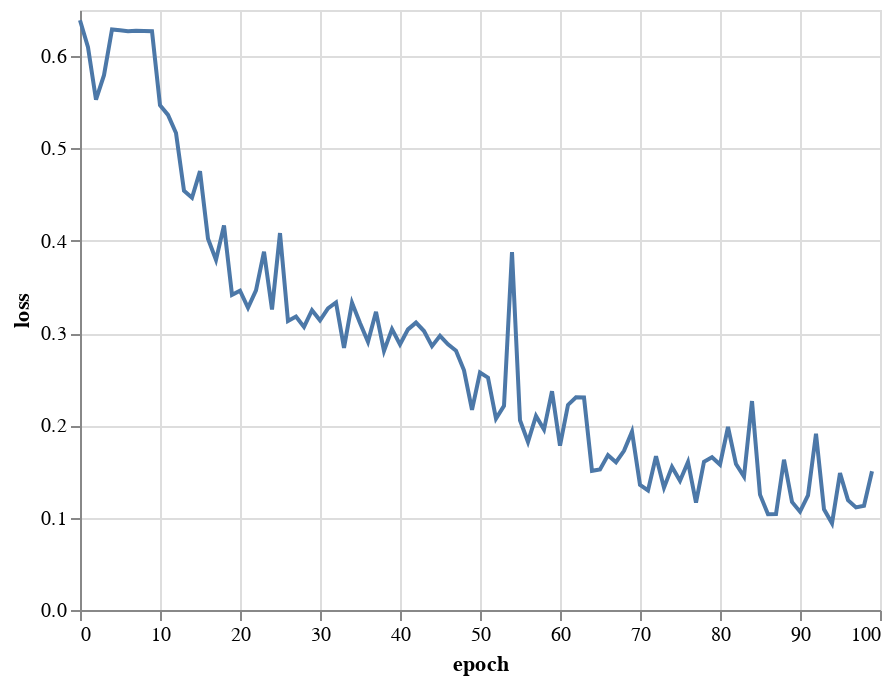

Notebook code for this chart:
### Code cell
chart = (alt.Chart(history)
    .mark_line()
    .encode(
        x="epoch",
        y="loss"
    ))
chart

### Figure 1 — Vega-Lite specification as saved in the notebook (floating-point values rounded to 4 significant figures)
{"config": {"view": {"continuousWidth": 400, "continuousHeight": 300}}, "data": {"name": "data-288cb27e5d3060960af1a2b4315b54ba"}, "mark": "line", "encoding": {"x": {"type": "quantitative", "field": "epoch"}, "y": {"type": "quantitative", "field": "loss"}}, "$schema": "https://vega.github.io/schema/vega-lite/v4.8.1.json", "datasets": {"data-288cb27e5d3060960af1a2b4315b54ba": [{"epoch": 0, "loss": 0.6389, "accuracy": 0.66}, {"epoch": 1, "loss": 0.6098, "accuracy": 0.6818}, {"epoch": 2, "loss": 0.5528, "accuracy": 0.6818}, {"epoch": 3, "loss": 0.5794, "accuracy": 0.6527}, {"epoch": 4, "loss": 0.6289, "accuracy": 0.6818}, {"epoch": 5, "loss": 0.628, "accuracy": 0.6818}, {"epoch": 6, "loss": 0.6269, "accuracy": 0.6818}, {"epoch": 7, "loss": 0.6274, "accuracy": 0.6818}, {"epoch": 8, "loss": 0.6272, "accuracy": 0.6818}, {"epoch": 9, "loss": 0.6271, "accuracy": 0.6818}, {"epoch": 10, "loss": 0.5469, "accuracy": 0.6818}, {"epoch": 11, "loss": 0.5363, "accuracy": 0.6764}, {"epoch": 12, "loss": 0.5168, "accuracy": 0.6818}, {"epoch": 13, "loss": 0.4543, "accuracy": 0.7073}, {"epoch": 14, "loss": 0.4466, "accuracy": 0.7436}, {"epoch": 15, "loss": 0.4754, "accuracy": 0.7309}, {"epoch": 16, "loss": 0.4023, "accuracy": 0.7909}, {"epoch": 17, "loss": 0.3792, "accuracy": 0.7964}, {"epoch": 18, "loss": 0.4166, "accuracy": 0.8}, {"epoch": 19, "loss": 0.3414, "accuracy": 0.8255}, {"epoch": 20, "loss": 0.3458, "accuracy": 0.8327}, {"epoch": 21, "loss": 0.3274, "accuracy": 0.8436}, {"epoch": 22, "loss": 0.3463, "accuracy": 0.8309}, {"epoch": 23, "loss": 0.3881, "accuracy": 0.82}, {"epoch": 24, "loss": 0.3256, "accuracy": 0.8309}, {"epoch": 25, "loss": 0.4083, "accuracy": 0.7818}, {"epoch": 26, "loss": 0.313, "accuracy": 0.8455}, {"epoch": 27, "loss": 0.3179, "accuracy": 0.8473}, {"epoch": 28, "loss": 0.3066, "accuracy": 0.8564}, {"epoch": 29, "loss": 0.3248, "accuracy": 0.8309}, {"epoch": 30, "loss": 0.3139, "accuracy": 0.8509}, {"epoch": 31, "loss": 0.3268, "accuracy": 0.8418}, {"epoch": 32, "loss": 0.3331, "accuracy": 0.8236}, {"epoch": 33, "loss": 0.284, "accuracy": 0.8691}, {"epoch": 34, "loss": 0.3328, "accuracy": 0.8327}, {"epoch": 35, "loss": 0.3109, "accuracy": 0.8527}, {"epoch": 36, "loss": 0.2905, "accuracy": 0.8655}, {"epoch": 37, "loss": 0.323, "accuracy": 0.8545}, {"epoch": 38, "loss": 0.2806, "accuracy": 0.8727}, {"epoch": 39, "loss": 0.3042, "accuracy": 0.8564}, {"epoch": 40, "loss": 0.2877, "accuracy": 0.8691}, {"epoch": 41, "loss": 0.304, "accuracy": 0.8618}, {"epoch": 42, "loss": 0.3113, "accuracy": 0.8582}, {"epoch": 43, "loss": 0.3022, "accuracy": 0.8636}, {"epoch": 44, "loss": 0.2858, "accuracy": 0.8655}, {"epoch": 45, "loss": 0.297, "accuracy": 0.86}, {"epoch": 46, "loss": 0.2878, "accuracy": 0.8509}, {"epoch": 47, "loss": 0.2809, "accuracy": 0.8673}, {"epoch": 48, "loss": 0.2596, "accuracy": 0.8927}, {"epoch": 49, "loss": 0.2169, "accuracy": 0.9073}, {"epoch": 50, "loss": 0.2573, "accuracy": 0.8727}, {"epoch": 51, "loss": 0.2518, "accuracy": 0.8818}, {"epoch": 52, "loss": 0.2074, "accuracy": 0.9073}, {"epoch": 53, "loss": 0.2213, "accuracy": 0.8982}, {"epoch": 54, "loss": 0.3877, "accuracy": 0.8291}, {"epoch": 55, "loss": 0.2055, "accuracy": 0.9182}, {"epoch": 56, "loss": 0.1821, "accuracy": 0.9218}, {"epoch": 57, "loss": 0.2102, "accuracy": 0.9018}, {"epoch": 58, "loss": 0.1954, "accuracy": 0.9255}, {"epoch": 59, "loss": 0.237, "accuracy": 0.8927}, {"epoch": 60, "loss": 0.178, "accuracy": 0.9291}, {"epoch": 61, "loss": 0.2222, "accuracy": 0.8945}, {"epoch": 62, "loss": 0.2305, "accuracy": 0.9}, {"epoch": 63, "loss": 0.2302, "accuracy": 0.9073}, {"epoch": 64, "loss": 0.1508, "accuracy": 0.9327}, {"epoch": 65, "loss": 0.1522, "accuracy": 0.9364}, {"epoch": 66, "loss": 0.1678, "accuracy": 0.9218}, {"epoch": 67, "loss": 0.1602, "accuracy": 0.9327}, {"epoch": 68, "loss": 0.1725, "accuracy": 0.92}, {"epoch": 69, "loss": 0.1931, "accuracy": 0.92}, {"epoch": 70, "loss": 0.1357, "accuracy": 0.9455}, {"epoch": 71, "loss": 0.1295, "accuracy": 0.9345}, {"epoch": 72, "loss": 0.1666, "accuracy": 0.9182}, {"epoch": 73, "loss": 0.1324, "accuracy": 0.9418}, {"epoch": 74, "loss": 0.155, "accuracy": 0.9327}, {"epoch": 75, "loss": 0.1401, "accuracy": 0.9309}, {"epoch": 76, "loss": 0.1604, "accuracy": 0.9236}, {"epoch": 77, "loss": 0.1164, "accuracy": 0.9618}, {"epoch": 78, "loss": 0.1606, "accuracy": 0.9345}, {"epoch": 79, "loss": 0.1655, "accuracy": 0.9345}, {"epoch": 80, "loss": 0.1575, "accuracy": 0.9164}, {"epoch": 81, "loss": 0.1983, "accuracy": 0.9145}, {"epoch": 82, "loss": 0.1581, "accuracy": 0.9345}, {"epoch": 83, "loss": 0.1445, "accuracy": 0.9418}, {"epoch": 84, "loss": 0.2263, "accuracy": 0.9164}, {"epoch": 85, "loss": 0.125, "accuracy": 0.9364}, {"epoch": 86, "loss": 0.1036, "accuracy": 0.9564}, {"epoch": 87, "loss": 0.1039, "accuracy": 0.9655}, {"epoch": 88, "loss": 0.1628, "accuracy": 0.9364}, {"epoch": 89, "loss": 0.117, "accuracy": 0.9564}, {"epoch": 90, "loss": 0.1065, "accuracy": 0.9527}, {"epoch": 91, "loss": 0.1242, "accuracy": 0.9491}, {"epoch": 92, "loss": 0.191, "accuracy": 0.9164}, {"epoch": 93, "loss": 0.109, "accuracy": 0.96}, {"epoch": 94, "loss": 0.0939, "accuracy": 0.9673}, {"epoch": 95, "loss": 0.1483, "accuracy": 0.94}, {"epoch": 96, "loss": 0.119, "accuracy": 0.9491}, {"epoch": 97, "loss": 0.1111, "accuracy": 0.9455}, {"epoch": 98, "loss": 0.1129, "accuracy": 0.96}, {"epoch": 99, "loss": 0.1504, "accuracy": 0.9455}]}}
